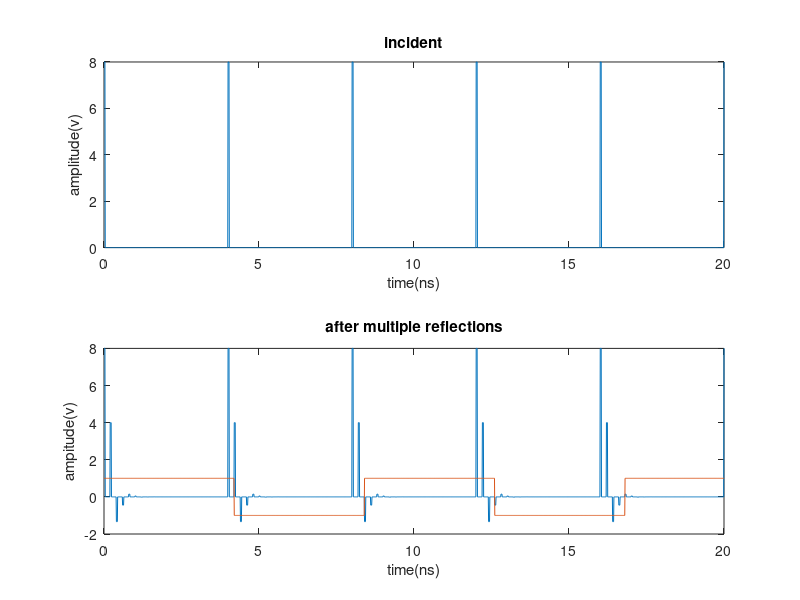
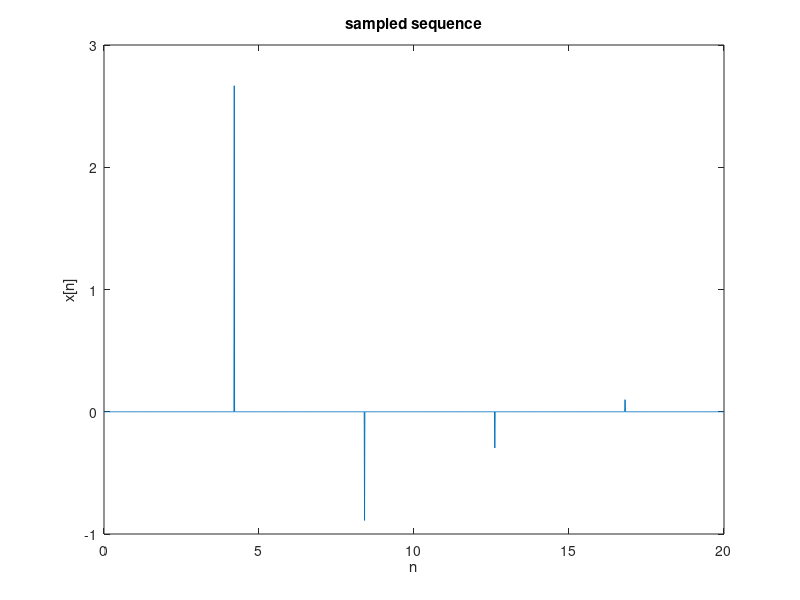
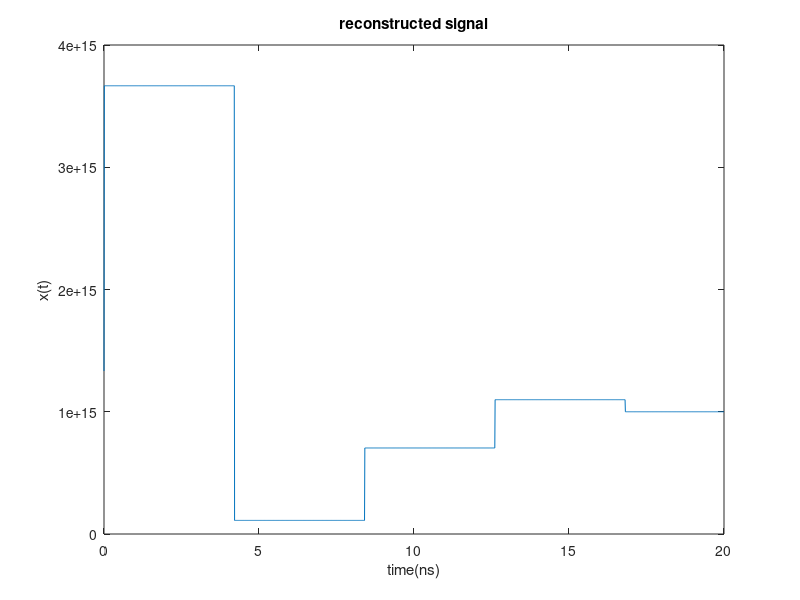

MATLAB code for these plots, in order:
tic;
clc
clear all

%square wave
ta = 20;
t = linspace(0,ta,ta*1e2);
ti = 4; %frequency of square wave
n = ta/ti;
u = (100/150)*0.5*(square(2*pi*(1/ti)*t,1)+1);
U = u;
subplot(2,1,1)
plot(t,12*u)
title('incident');
xlabel('time(ns)');
ylabel('amplitude(v)');

%transmission line parameters
zo = 100;
zs = 50;
zl = 200;
T = 0.2;
T1 = T;
rl = (zl-zo)/(zl+zo);
rs = (zs-zo)/(zs+zo);
p = length(t)/(n);

%vector
N = 20;
vec = zeros(N,1);
positions = [1:4];
vec(positions) = 1;
A1 = repmat(vec,2000);
v = A1(:,1);
B1 = v(1:ta*1e2)';
for k = 1:n
    A = (k-1)*p + 1;
    B = k*p;
    for j = 1:(ti/T1)/2
        u1 = (rl^j)*(rs^(j-1))*B1;
        for i = A : B
            if t(i)<T
                a(i) = u(i);
            else if t(i) >T
                    a(i) = U(i) + u1(i);
                end
            end
        end
        T = T+0.2;
        u2 = (rl^j)*(rs^j)*B1;
        for i = A:B
            if t(i) < T
                b(i) = a(i);
            else if t(i) > T
                    b(i) = U(i) + u2(i);
                end
            end
        end
        T = T+0.2;
        u = b;
    end
    u = U;
end
subplot(2,1,2)
plot(t,12*b)
title('after multiple reflections')
xlabel('time(ns)')
ylabel('ampitude(v)');
x = 4.2;
v = b-U;
for i = 1:length(t)
    if t(i) - x <=2e-3
        s(i) = b(i)-U(i);
    end
end

%square wave generation
Fs = 1/x;
hold on
p = linspace(0,ta*pi,length(t));
s1 = square(Fs*p); %sampling frequency
for i = i:length(s1)
    if s1(i) == 1
        s2(i) = -1;
    else if s1(i) == -1
            s2(i) = 1;
        end
    end
end
hold on
plot(p/(pi),s1)
 
%sampling action
for i = 1:length(s1)
    if i == length(t)
        v1(i) = v(i);
    else if s1(i+1) + s1(i) == 0
        v1(i+1) = v(i+1);
        end
    end
end
v1 = 8*v1;
figure
plot(t,v1)
title('sampled sequence');
xlabel('n');
ylabel('x[n]');
 k=nonzeros(v1);
 k1=repelem(k,x*1e2);
 k2=find(v1~=0);
 k4=[rl;k1];
 k5 = zeros(1,ta*1e2);
 k5(1:1,1:size(k4)) = k4;
 k6 = (k5+1)*1e15;
 figure
 plot(t,k6)
 title('reconstructed signal');
 xlabel('time(ns)');
 ylabel('x(t)');
 toc;
 

%a = sin((2*pi*(10/ti)*t));
%figure
%plot(t,a)
%a = a.*k5;
%figure
%plot(t,a)